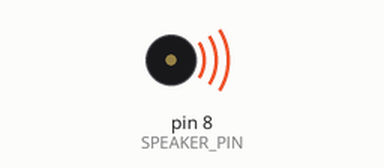
Recording of a sketch running on a simulated Arduino Uno, built with avr-gcc and run on an emulated ATmega328P. Shown: buzzer (waves = sounding).

Above: at 0.1 s.
At 7.2 s:
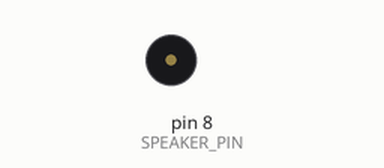
Timing chart, 0 to 8.7 s (numbered marks = the images above):
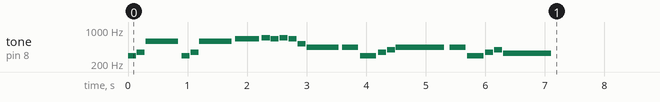

The sketch:

zelda-song.ino
```cpp
// Song of Storms on an Arduino Uno. Wire a passive buzzer between D8 (+) and GND;
// an active buzzer only beeps one pitch and cannot play the melody.
const int SPEAKER_PIN = 8;

const int N_D4 = 294, N_E4 = 330, N_F4 = 349, N_G4 = 392, N_A4 = 440;
const int N_C5 = 523, N_D5 = 587, N_E5 = 659, N_F5 = 698;
const int REST = 0;

// {note, duration in beats}
const int melody[][2] = {
  {N_D4, 1}, {N_F4, 1}, {N_D5, 4},
  {N_D4, 1}, {N_F4, 1}, {N_D5, 4},
  {N_E5, 3}, {N_F5, 1}, {N_E5, 1}, {N_F5, 1}, {N_E5, 1}, {N_C5, 1}, {N_A4, 4},
  {N_A4, 2}, {N_D4, 2}, {N_F4, 1}, {N_G4, 1}, {N_A4, 6},
  {N_A4, 2}, {N_D4, 2}, {N_F4, 1}, {N_G4, 1}, {N_E4, 6},
  {REST, 4},
};

const int BEAT_MS = 150;

void setup() {
  for (const auto &n : melody) {
    int ms = n[1] * BEAT_MS;
    if (n[0] == REST) noTone(SPEAKER_PIN);
    else tone(SPEAKER_PIN, n[0], ms * 0.9);
    delay(ms);
  }
  noTone(SPEAKER_PIN);
}

void loop() {}
```
